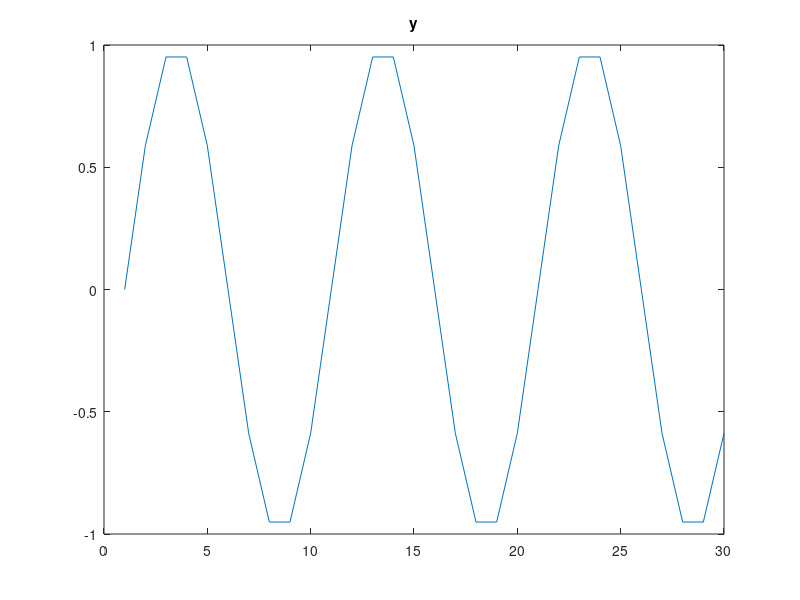
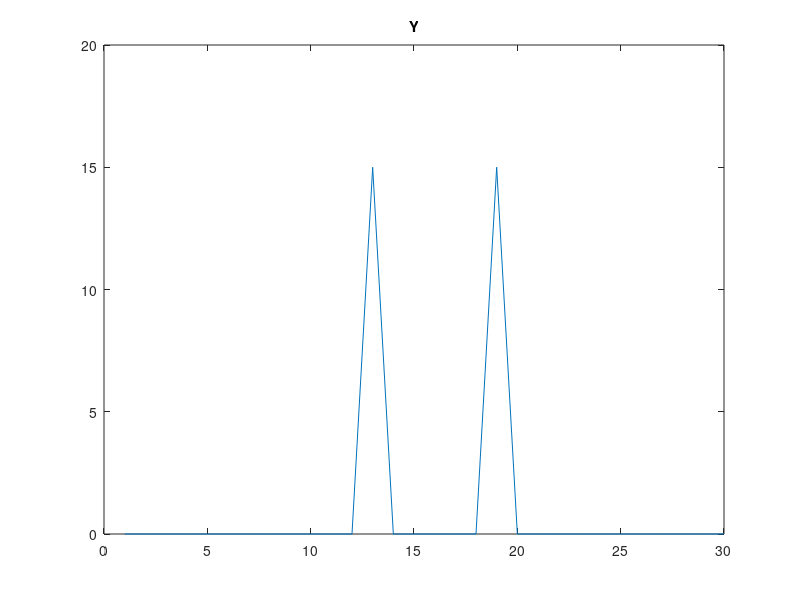
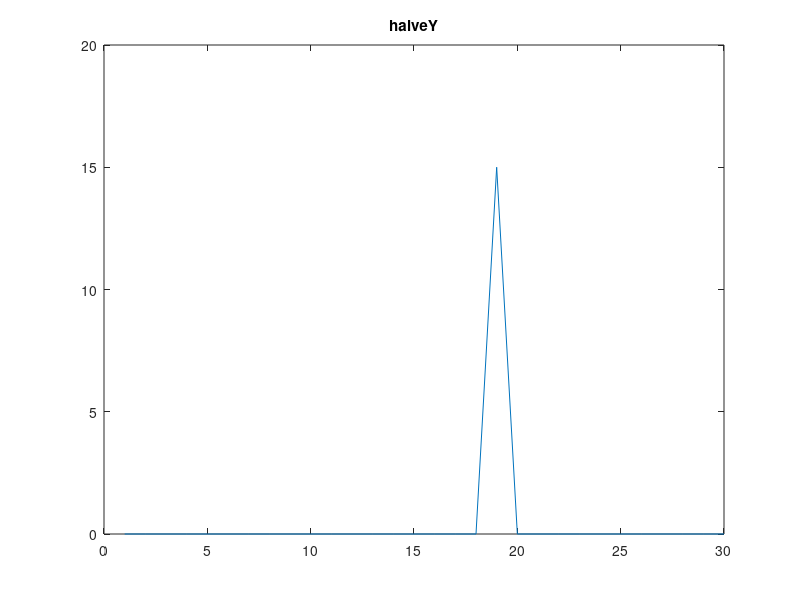
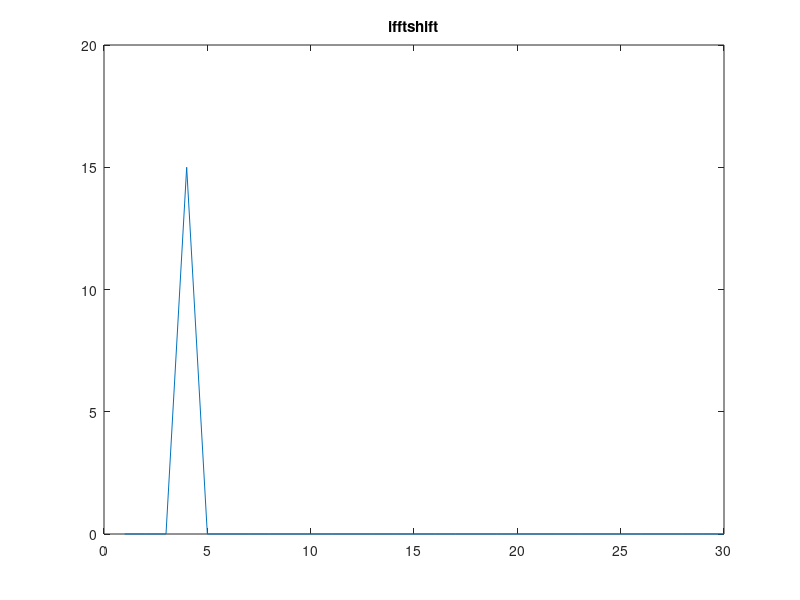

Source code (MATLAB) for these figures, in order:
%
clc
clear all
close all

fc=1e4;                                                 %carrier frequency
fs=1e5;                                                 %sample frequency
T=1/fs;                                                 %sample time
L=30;                                                 %length of signal
t=(0:L-1)*T;                                            %time vector
A=1;                                                    %%Ampltitude

y=A*sin(2*pi*fc*t);
figure
plot(y)
title("y");

%% gen analytic signal by FFT and IFFT
Y=fft(y,length(y));
Y=fftshift(Y);
figure
plot(abs(Y))
title("Y")

%Y=[Y(1:length(Y)/2),zeros(1,length(Y)/2)];
Y=[zeros(1,length(Y)/2),Y((length(Y)/2+1):end)];
size(Y)
figure
plot(abs(Y))
title("halveY")

Y=ifftshift(Y);
figure
plot(abs(Y));
title("ifftshift")

y_h=ifft(Y);
y_h=2*y_h;
figure
plot(real(y_h))
title("y_h real")

figure
plot(imag(y_h))
title("y_h imag")


%% gen analytic signal by hilbert
y=hilbert(y);
size(y)
y_i=imag(y);
figure
plot(y_i)
title("y_i")

figure
plot(abs(y))
angle_y=angle(y);

figure
plot(angle_y)

